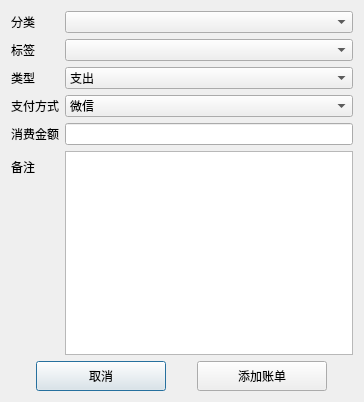
<?xml version="1.0" encoding="UTF-8"?>
<ui version="4.0">
 <class>AddBillView</class>
 <widget class="QDialog" name="AddBillView">
  <property name="geometry">
   <rect>
    <x>0</x>
    <y>0</y>
    <width>364</width>
    <height>402</height>
   </rect>
  </property>
  <property name="windowTitle">
   <string>添加账单</string>
  </property>
  <layout class="QVBoxLayout" name="verticalLayout">
   <item>
    <layout class="QFormLayout" name="formLayout">
     <item row="0" column="0">
      <widget class="QLabel" name="categoryLabel">
       <property name="text">
        <string>分类</string>
       </property>
      </widget>
     </item>
     <item row="0" column="1">
      <widget class="QComboBox" name="categoryComboBox"/>
     </item>
     <item row="1" column="0">
      <widget class="QLabel" name="tagLabel">
       <property name="text">
        <string>标签</string>
       </property>
      </widget>
     </item>
     <item row="1" column="1">
      <widget class="QComboBox" name="tagComboBox"/>
     </item>
     <item row="2" column="0">
      <widget class="QLabel" name="billTypeLabel">
       <property name="text">
        <string>类型</string>
       </property>
      </widget>
     </item>
     <item row="2" column="1">
      <widget class="QComboBox" name="typeComboBox">
       <item>
        <property name="text">
         <string>支出</string>
        </property>
       </item>
       <item>
        <property name="text">
         <string>收入</string>
        </property>
       </item>
      </widget>
     </item>
     <item row="3" column="0">
      <widget class="QLabel" name="paytypeLabel">
       <property name="text">
        <string>支付方式</string>
       </property>
      </widget>
     </item>
     <item row="3" column="1">
      <widget class="QComboBox" name="payTypeComboBox">
       <item>
        <property name="text">
         <string>微信</string>
        </property>
       </item>
       <item>
        <property name="text">
         <string>支付宝</string>
        </property>
       </item>
       <item>
        <property name="text">
         <string>现金</string>
        </property>
       </item>
      </widget>
     </item>
     <item row="4" column="0">
      <widget class="QLabel" name="moneyLabel">
       <property name="text">
        <string>消费金额</string>
       </property>
      </widget>
     </item>
     <item row="4" column="1">
      <widget class="QLineEdit" name="moneyLineEdit"/>
     </item>
     <item row="5" column="0">
      <widget class="QLabel" name="noteLabel">
       <property name="text">
        <string>备注</string>
       </property>
      </widget>
     </item>
     <item row="5" column="1">
      <widget class="QPlainTextEdit" name="notePlainTextEdit"/>
     </item>
    </layout>
   </item>
   <item>
    <layout class="QHBoxLayout" name="horizontalLayout_3">
     <item>
      <widget class="MyButton" name="cancelBtn">
       <property name="sizePolicy">
        <sizepolicy hsizetype="Fixed" vsizetype="Fixed">
         <horstretch>0</horstretch>
         <verstretch>0</verstretch>
        </sizepolicy>
       </property>
       <property name="minimumSize">
        <size>
         <width>130</width>
         <height>30</height>
        </size>
       </property>
       <property name="text">
        <string>取消</string>
       </property>
      </widget>
     </item>
     <item>
      <widget class="MyButton" name="addBillBtn">
       <property name="sizePolicy">
        <sizepolicy hsizetype="Fixed" vsizetype="Fixed">
         <horstretch>0</horstretch>
         <verstretch>0</verstretch>
        </sizepolicy>
       </property>
       <property name="minimumSize">
        <size>
         <width>130</width>
         <height>30</height>
        </size>
       </property>
       <property name="text">
        <string>添加账单</string>
       </property>
      </widget>
     </item>
    </layout>
   </item>
  </layout>
 </widget>
 <customwidgets>
  <customwidget>
   <class>MyButton</class>
   <extends>QPushButton</extends>
   <header>mybutton.h</header>
  </customwidget>
 </customwidgets>
 <resources/>
 <connections/>
</ui>
